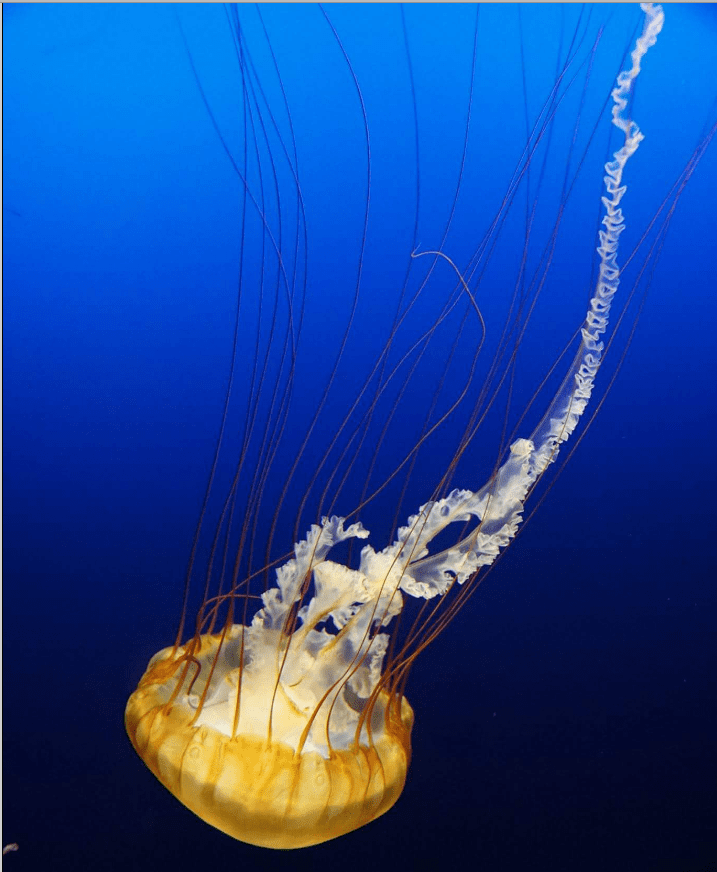
#> input picture Material/lectures/Images/jelly.png, 717 x 872 px; the run also reads 1 picture not shown here
$ jupyter execute lect04_01.ipynb
#> lines starting #> are read from the running program, lines starting #| are printed output that depends on the picture
# <font color=red>Лекция 4.1</font> <font color=blue>Создание и загрузка изображения, получение информации об изображении</font>

Библиотека изображений Python, или PIL (Python Imaging Library) нужна для обработки графики в Python. Фредрик Лунд является автором одного из лучших блогов, посвященных Python. Однако он перестал обновляться в далеком 2009 году, незадолго до последнего релиза PIL. К счастью, нашлись разработчики Python, что подхватили проект, создав форк PIL под названием Pillow. Pillow стал заменой оригинальной библиотеки PIL. Он также поддерживает Python 3, чего PIL так и не достиг.

Обратите внимание на то, что PIL и Pillow не могут быть установлены одновременно. В документации есть определенные предупреждения, где перечисляются различия между PIL и Pillow. Они обновляются время от времени, поэтому лучше ознакомиться с последними изменениями на [официальной странице](https://pillow.readthedocs.io/en/stable/index.html).

Перед началом использования модуля Pillow, давайте укажем некоторые поддерживаемые типы файлов: BMP, EPS, GIF, IM, JPEG, MSP, PCX PNG, PPM, TIFF, WebP, ICO, PSD, PDF. Некоторые типы файлов возможны только для чтения, в то время как другие доступны только для написания. Чтобы увидеть полный список поддерживаемых типов файла и больше информации о них, ознакомьтесь с руководством к Pillow.

#### Установка Pillow в Python

Установить Pillow в Python можно через pip:
1. Запустите Cmd
2. Выполните pip3 install pillow

#### Открытие изображения в Python с Pillow

Через Pillow можно легко открыть изображение и отобразить его на экране через внешнюю программу. Пример:

[cell 1]
from PIL import Image

image = Image.open('Images/jelly.png')
#> image is the input picture: PIL image 717x872 P; mean R, G, B 27.3, 68.4, 145.9
image.show()

Самый важный класс в Imaging Library Python — это класс Image, определенный в одноименном модуле. Мы используем open(), чтобы открыть изображение в нашей локальной директории. Метод show() в основном используется для отладки. В примере импортируется модуль Image и открывается указанное изображение. На Windows изображение сохранится во временной файле BMP и откроется через доступный просмотрщик изображений типа "Фотографии" или программу вроде Paint. На Unix метод открытия сохраняет изображения во временном PPM файле и открывает его через утилиту xv.

#### Свойства изображения
С помощью свойств класса Image можно посмотреть свойства изображения, например:
- формат
- размер
- цветовой режим

Рассмотрим пример:

[cell 2]
from PIL import Image

image = Image.open('Images/jelly.jpg')
print('Формат изображения: ',image.format)
#| Формат изображения:  JPEG
print('Размер изображения: ',image.size)
#| Размер изображения:  (717, 872)
print('Цветовой режим изображения: ',image.mode)
#| Цветовой режим изображения:  RGB

#### Обрезка изображений через Pillow (crop)

Pillow также можно использовать для обрезки изображения. Это довольно легкий процесс, хотя он постигается методом проб и ошибок. Попробуем обрезать нашу картинку с медузой через Image.crop():

[cell 3]
from PIL import Image

image = Image.open('Images/jelly.png')
cropped = image.crop((0, 80, 600, 400))
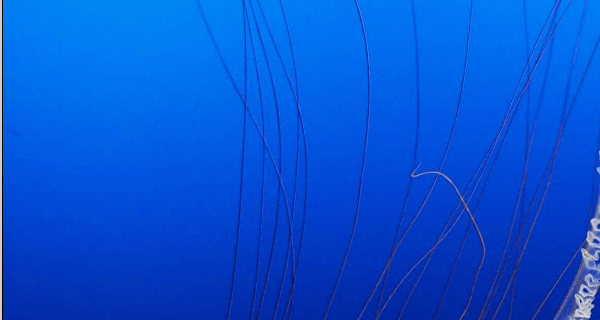
#> cropped: PIL image 600x320 P; mean R, G, B 5.2, 82.7, 211.7
cropped.save('Images/cropped_jelly.png')

Обратите внимание, здесь просто нужно открыть изображение, после чего вызвать метод crop(). Потребуется передать координаты x,y того, что нужно обрезать, например (x1, y1, x2, y2).

В Pillow пиксель 0 является верхним левым уровнем. С увеличением значения x идет смещение вправо. С увеличением значения y идет смещение вниз.

Довольно унылый результат. Хотелось бы получить «голову» медузы. Для быстрого получения правильных координат можно использовать Paint или Photoshop. Он поможет определить координаты для следующего обрезания.

[cell 4]
from PIL import Image

image = Image.open('Images/jelly.png')
cropped = image.crop((85, 440, 570, 820))
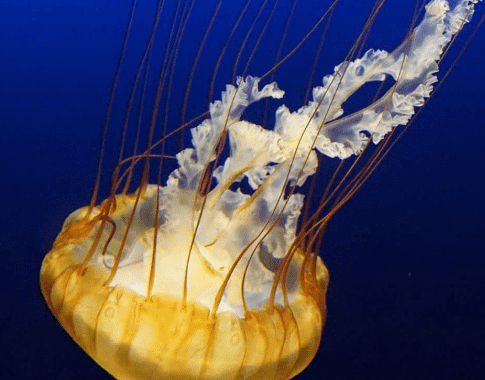
#> cropped: PIL image 485x380 P; mean R, G, B 72.6, 69.9, 91.3
cropped.save('Images/cropped_jelly2.png')

При запуске кода результатом станет обрезанное изображение.

#### Изменение размера изображения
После запуска кода вы должны увидеть новое изображение с измененным размером в вашем каталоге с размером 320 на 320:

[cell 5]
from PIL import Image

image = Image.open('Images/jelly.png')
resized_image = image.resize((250,250))
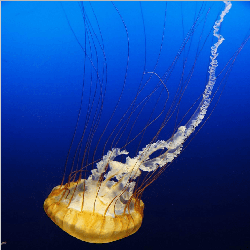
#> resized_image: PIL image 250x250 P; mean R, G, B 27.6, 68.7, 146.2
resized_image.save('Images/resized_jelly.png')

#### Поворачивание изображения — метод rotate() Pillow

Image.rotate() возвращает развернутую копию изображения.

[cell 6]
from PIL import Image
import sys

try:
    tatras = Image.open("Images/tatras.jpg")
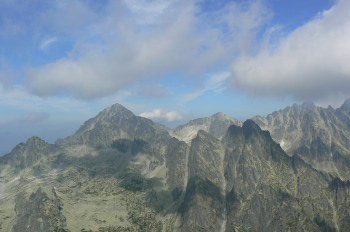
#> input picture Material/lectures/Images/tatras.jpg, 350 x 232 px
#> tatras is the input picture: PIL image 350x232 RGB; mean R, G, B 125.7, 140.9, 153
except IOError:
    print("Unable to load image")
    sys.exit(1)

rotated = tatras.rotate(180)
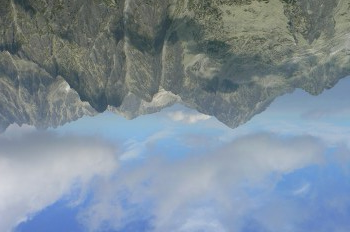
#> rotated: PIL image 350x232 RGB; mean R, G, B 125.7, 140.9, 153
rotated.save('Images/tatras_rotated.jpg')

#### Использование фильтров в Pillow
Pillow позволяет использовать множество различных фильтров для обработки изображения. Они являются частью модуля ImageFilter. Давайте рассмотрим несколько примеров использования метода filter():

[cell 7]
from PIL import ImageFilter
from PIL import Image

image = Image.open('Images/jelly.jpg')
blurred_jelly = image.filter(ImageFilter.BLUR)
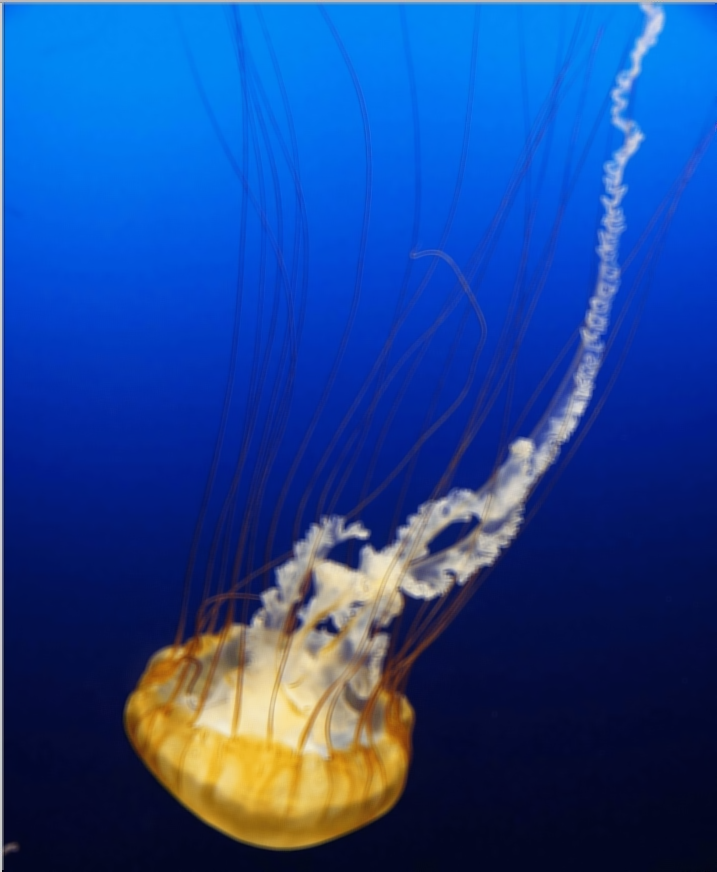
#> blurred_jelly: PIL image 717x872 RGB; mean R, G, B 27.7, 68.6, 146.2
blurred_jelly.save('Images/blurry_jelly.png')

Однако в большинстве случаев размывать изображение нет нужды, наоборот — требуется увеличить резкость. Pillow меняет резкость картинки следующим образом:

[cell 8]
from PIL import ImageFilter
from PIL import Image

image = Image.open('Images/jelly.jpg')
blurred_jelly = image.filter(ImageFilter.SHARPEN)
blurred_jelly = image.filter(ImageFilter.CONTOUR)
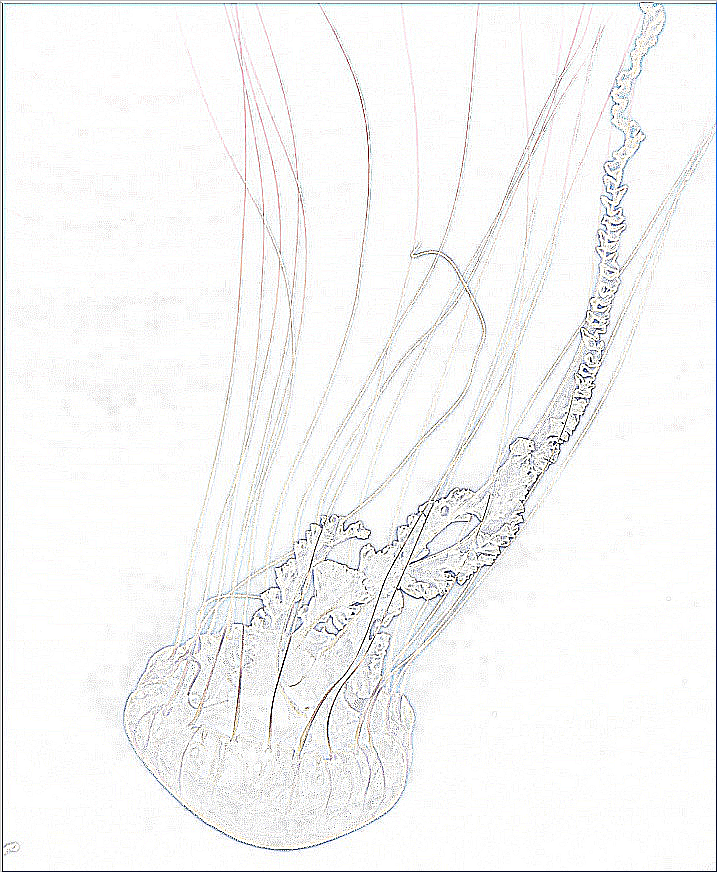
#> blurred_jelly: PIL image 717x872 RGB; mean R, G, B 245.4, 245.6, 245.4
blurred_jelly.save('Images/sharper_jelly2.png')

Модуль ImageFilter содержит определения предопределенных наборов фильтров и может использоваться с методом Image.filter ().

Версия этой библиотеки 3.3.x предоставляет следующий набор предопределенных фильтров улучшения изображения:

1. BLUR **Размытый фильтр.** Сделает изображение более размытым, чем оригинал.
2. CONTOUR **Контурные линии.** То есть, контурная фильтрация, извлечение информации о контуре в изображении
3. DETALL **Подробности.** То есть фильтрация улучшения деталей, он покажет детали на картинке.
4. EDGE_ENHANCE **Улучшение краев.** Фильтрация по краям - метод улучшения изображения, который выделяет, усиливает и улучшает границы и контуры между различными серыми областями изображения. После обработки граница и край появляются на изображении как внезапное изменение уровня серого изображения, которое используется для улучшения способности распознавания человеческого глаза.
5. EDGE_EHANCE_MORE **Края сильнее.** Глубокая фильтрация улучшений края сделает краевую часть изображения более очевидной.
6. EMBOSS **Рельеф.** Выбитая фильтрация сделает изображение рельефным.
7. FIND_EDGES **Поиск по краю.** Фильтрация для поиска информации о краях позволит найти информацию о краях на изображении.
8. SMOOTH **Гладкость.** Плавная фильтрация, выделяющая большую площадь изображения, низкочастотные составляющие, основную часть или подавляющие шум изображения и мешающие высокочастотные составляющие, постепенно увеличивают яркость изображения, уменьшают резкий градиент и улучшают качество изображения.
9. SMOOTH_MORE **Плавная гладкость.** Глубокая плавная фильтрация сделает изображение более плавным.
10. SHARPEN **Резкость.** Компенсация контуров изображения, усиление края изображения и части серого перехода, обеспечение четкости изображения.

#### Создание рисунка в Pillow

У Pillow есть базовые возможности для создания 2D графики. Модуль ImageDraw предоставляет простую 2D графику для объектов Image. Мы можем создавать новые изображения, аннотации к ним, ретушировать существующие фото, а также сразу генерировать графику для веб.

[cell 9]
from PIL import Image, ImageDraw

# Создаем белый квадрат
img = Image.new('RGBA', (200, 200), 'white')
#> img: PIL image 200x200 RGBA; every value is 255
idraw = ImageDraw.Draw(img)

idraw.rectangle((10, 10, 100, 100), fill='blue')

img.save('Images/rectangle.png')
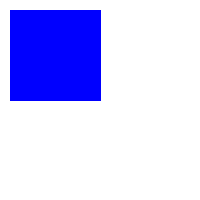
#> saved as rectangle.png: PIL image 200x200 RGBA; mean R, G, B, A 202.2, 202.2, 255, 255

В примере создается новое изображение, на котором нарисован голубой прямоугольник поверх белого фона.

    img = Image.new('RGBA', (200, 200), 'white')

Создается новое изображение, у которого режим «RGBA», размер 200х200 и белый фон.

    idraw = ImageDraw.Draw(img)

Из картинки создается объект ImageDraw. Теперь на нем можно что-то нарисовать.
Python

    idraw.rectangle((10, 10, 100, 100), fill='blue')

С помощью метода rectangle() на площади созданного изображения мы нарисовали голубой прямоугольник.

#### ImageFont — Пишем текст на изображение используя Pillow

В следующем коде показано, как в Python можно написать текст на изображении с помощью Pillow.

[cell 10]
from PIL import Image, ImageDraw, ImageFont
import sys

try:
    tatras = Image.open("Images/tatras.jpg")
except:
    print("Unable to load image")
    sys.exit(1)

idraw = ImageDraw.Draw(tatras)
text = "High Tatras"

font = ImageFont.truetype("arial.ttf", size=18)

idraw.text((10, 10), text, font=font)

tatras.save('Images/tatras_watermarked.png')
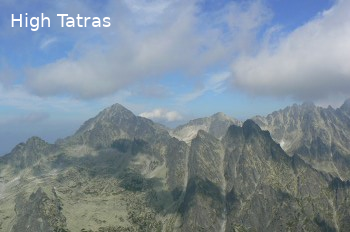
#> saved as tatras_watermarked.png: PIL image 350x232 RGB; mean R, G, B 126.4, 141.4, 153.3
